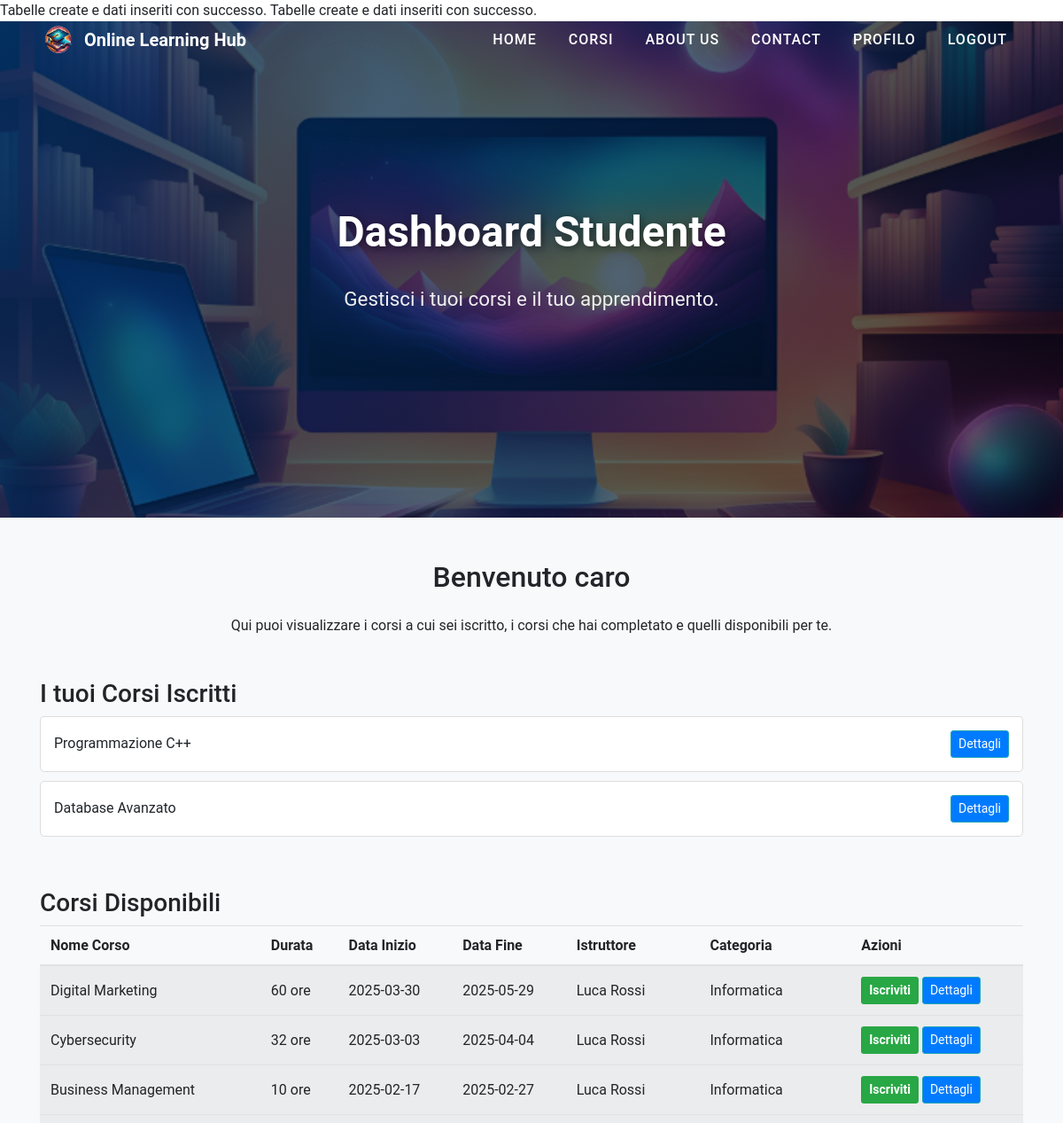
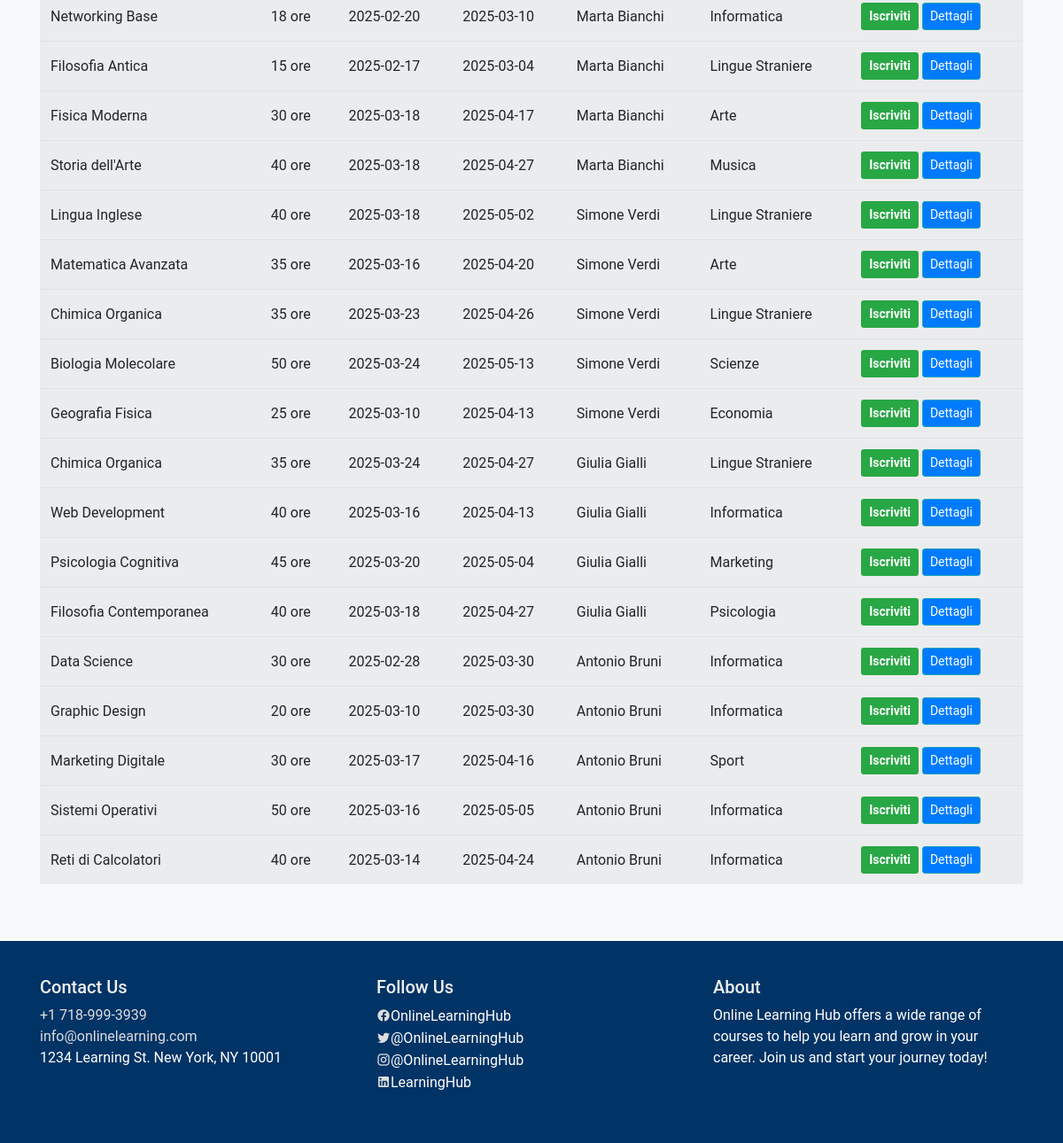
The app's page /studenti/studentDashboard.php (signed in) with its own data (2 pictures, top to bottom).
### tables this page shows
CREATE TABLE IF NOT EXISTS `corso` (
    `IdCorso` int AUTO_INCREMENT PRIMARY KEY,
    `Nome` varchar(100) DEFAULT NULL,
    `Durata` int DEFAULT NULL,
    `DataInizio` date DEFAULT NULL,
    `IdIstruttore` int DEFAULT NULL,
    `IdCategoria` int DEFAULT NULL,
    `DataFine` date DEFAULT NULL,
    `Idamministratore` int NOT NULL
);

CREATE TABLE IF NOT EXISTS `istruttore` (
    `IdIstruttore` int AUTO_INCREMENT PRIMARY KEY,
    `Nome` varchar(100) DEFAULT NULL,
    `Cognome` varchar(100) DEFAULT NULL,
    `Telefono` varchar(15) DEFAULT NULL,
    `Email` varchar(100) DEFAULT NULL,
    `Password` varchar(255) DEFAULT NULL,
    `Specializzazione` varchar(100) DEFAULT NULL
);

CREATE TABLE IF NOT EXISTS `categoria` (
    `IdCategoria` int AUTO_INCREMENT PRIMARY KEY,
    `NomeCategoria` varchar(100) NOT NULL
);

### studenti/studentDashboard.php (the view, shortened to what this page needs)
<?php
include('../config.php');
include('../pages/navbar.php');
$userId = $_SESSION['user_id'];
$sqlEnrolledIds = "
    SELECT c.IdCorso
    FROM corso c
    JOIN iscrizione isc ON c.IdCorso = isc.IdCorso
    WHERE isc.IdStudente = :userId
";
$stmtEnrolledIds = $pdo->prepare($sqlEnrolledIds);
$stmtEnrolledIds->bindParam(':userId', $userId);
$stmtEnrolledIds->execute();
$coursesEnrolledIds = $stmtEnrolledIds->fetchAll(PDO::FETCH_COLUMN);
$sql = "
    SELECT c.Nome AS corso_nome, c.Durata, c.DataInizio, c.DataFine, c.IdIstruttore,
           ist.Nome AS istruttore_nome, ist.Cognome AS istruttore_cognome, cat.NomeCategoria
    FROM corso c
    JOIN iscrizione isc ON c.IdCorso = isc.IdCorso
    JOIN istruttore ist ON c.IdIstruttore = ist.IdIstruttore
    JOIN categoria cat ON c.IdCategoria = cat.IdCategoria
    WHERE isc.IdStudente = :userId
";
$stmt = $pdo->prepare($sql);
$stmt->bindParam(':userId', $userId);
$stmt->execute();
$coursesEnrolled = $stmt->fetchAll(PDO::FETCH_ASSOC);
$coursesAvailable = [];
if (count($coursesEnrolledIds) > 0) {
    $sqlAvailable = "
    SELECT c.IdCorso AS corso_id, c.Nome AS corso_nome, c.Durata, c.DataInizio, c.DataFine, c.IdIstruttore,
           ist.Nome AS istruttore_nome, ist.Cognome AS istruttore_cognome, cat.NomeCategoria
    FROM corso c
    JOIN istruttore ist ON c.IdIstruttore = ist.IdIstruttore
    JOIN categoria cat ON c.IdCategoria = cat.IdCategoria
    WHERE c.DataInizio > CURDATE()
    AND c.IdCorso NOT IN (" . implode(',', array_fill(0, count($coursesEnrolledIds), '?')) . ")
    ";
    $stmtAvailable = $pdo->prepare($sqlAvailable);
    $stmtAvailable->execute($coursesEnrolledIds);
    $coursesAvailable = $stmtAvailable->fetchAll(PDO::FETCH_ASSOC);
}
?>
<!DOCTYPE html>
<html lang="it">
<head>
    <link href="https://stackpath.bootstrapcdn.com/bootstrap/4.5.2/css/bootstrap.min.css" rel="stylesheet">
    <link rel="stylesheet" href="../style.css">
</head>
<body>
    <header class="header-bg">
        <div class="overlay"></div>
        <div class="container text-center text-white d-flex align-items-center justify-content-center flex-column">
            <h1 class="hero-title">Dashboard Studente</h1>
            <p class="hero-subtext">Gestisci i tuoi corsi e il tuo apprendimento.</p>
        </div>
    </header>
    <section class="section py-5 bg-light">
        <div class="container">
            <h2 class="text-center mb-4">Benvenuto caro</h2>
            <p class="text-center mb-5">Qui puoi visualizzare i corsi a cui sei iscritto, i corsi che hai completato e quelli disponibili per te.</p>
            <div class="row mb-5">
                <div class="col-md-12">
                    <h3>I tuoi Corsi Iscritti</h3>
                    <div class="list-group">
                        <?php foreach ($coursesEnrolled as $course): ?>
                            <div class="list-group-item d-flex justify-content-between align-items-center">
                                <div class="d-flex justify-content-between w-100">
                                    <span><?php echo htmlspecialchars($course['corso_nome']); ?></span>
                                </div>
                                <button class="btn btn-info btn-sm" onclick="toggleDetails('<?php echo str_replace(' ', '', $course['corso_nome']); ?>Details')">Dettagli</button>
                            </div>
                        <?php endforeach; ?>
                    </div>
                </div>
            </div>
            <div class="row">
                <div class="col-md-12">
                    <h3>Corsi Disponibili</h3>
                    <table class="table table-striped">
                        <thead>
                            <tr>
                                <th>Nome Corso</th>
                                <th>Durata</th>
                                <th>Data Inizio</th>
                                <th>Data Fine</th>
                                <th>Istruttore</th>
                                <th>Categoria</th>
                                <th>Azioni</th>
                            </tr>
                        </thead>
                        <tbody>
                            <?php foreach ($coursesAvailable as $course): ?>
                                <tr>
                                    <td><?php echo htmlspecialchars($course['corso_nome']); ?></td>
                                    <td><?php echo htmlspecialchars($course['Durata']); ?> ore</td>
                                    <td><?php echo htmlspecialchars($course['DataInizio']); ?></td>
                                    <td><?php echo htmlspecialchars($course['DataFine']); ?></td>
                                    <td><?php echo htmlspecialchars($course['istruttore_nome']) . ' ' . htmlspecialchars($course['istruttore_cognome']); ?></td>
                                    <td><?php echo htmlspecialchars($course['NomeCategoria']); ?></td>
                                    <td>
                                    <a href="javascript:void(0);" class="btn btn-subscribe btn-sm" onclick="redirectToCourse(<?php echo htmlspecialchars($course['corso_id']); ?>)">Iscriviti</a>
                                        <button class="btn btn-info btn-sm" onclick="toggleDetails('<?php echo str_replace(' ', '', $course['corso_nome']); ?>Details')">Dettagli</button>
                                    </td>
                                </tr>
                            <?php endforeach; ?>
                        </tbody>
                    </table>
                </div>
            </div>
        </div>
    </section>
    <?php include('../templates/template_footer.php'); ?>
</body>
</html>

### style.css (style rules this page uses)
body { font-family: 'Roboto', sans-serif; margin: 0; padding: 0; }
.header-bg { background-image: url('resources/images/header-bg.jpg'); background-size: cover; background-position: center; height: 60vh; display: flex; justify-content: center; align-items: center; color: white; position: relative; }
.hero-subtext { font-size: 1.2rem; margin-top: 15px; }
.header-bg { position: relative; background-image: url('resources/image/sfondoHeader.png'); background-size: cover; background-position: center; height: 70vh; display: flex; align-items: center; justify-content: center; text-align: center; color: white; }
.header-bg .overlay { position: absolute; top: 0; left: 0; width: 100%; height: 100%; background: linear-gradient(135deg, rgba(0, 51, 102, 0.8), rgba(0, 0, 0, 0.6)); z-index: 1; }
.container { z-index: 2; }
.hero-title { font-size: 3rem; font-weight: 700; text-shadow: 2px 2px 10px rgba(0, 0, 0, 0.5); margin-bottom: 15px; }
.hero-subtext { font-size: 1.4rem; margin-bottom: 20px; color: #f0f0f0; }

### studenti/studentDashboard.php (style rules this page uses)
.list-group-item { display: flex; justify-content: space-between; align-items: center; padding: 15px; border-radius: 5px; margin-bottom: 10px; border: 1px solid #ddd; }
.list-group-item .btn-info { margin-left: 10px; }
.table th, .table td { vertical-align: middle; text-align: left; }
.btn-subscribe { background-color: #28a745; color: white; font-weight: bold; }
.btn-info { background-color: #007bff; color: white; }

### records on screen
corso: Nome "Programmazione C++"
corso: Nome "Database Avanzato"
corso: Nome "Digital Marketing", Durata "60", DataInizio "2025-03-30", DataFine "2025-05-29", IdIstruttore.Nome "Luca", IdIstruttore.Cognome "Rossi", IdCategoria.NomeCategoria "Informatica"
corso: Nome "Cybersecurity", Durata "32", DataInizio "2025-03-03", DataFine "2025-04-04", IdIstruttore.Nome "Luca", IdIstruttore.Cognome "Rossi", IdCategoria.NomeCategoria "Informatica"
corso: Nome "Business Management", Durata "10", DataInizio "2025-02-17", DataFine "2025-02-27", IdIstruttore.Nome "Luca", IdIstruttore.Cognome "Rossi", IdCategoria.NomeCategoria "Informatica"
corso: Nome "Networking Base", Durata "18", DataInizio "2025-02-20", DataFine "2025-03-10", IdIstruttore.Nome "Marta", IdIstruttore.Cognome "Bianchi", IdCategoria.NomeCategoria "Informatica"
corso: Nome "Filosofia Antica", Durata "15", DataInizio "2025-02-17", DataFine "2025-03-04", IdIstruttore.Nome "Marta", IdIstruttore.Cognome "Bianchi", IdCategoria.NomeCategoria "Lingue Straniere"
corso: Nome "Fisica Moderna", Durata "30", DataInizio "2025-03-18", DataFine "2025-04-17", IdIstruttore.Nome "Marta", IdIstruttore.Cognome "Bianchi", IdCategoria.NomeCategoria "Arte"
corso: Nome "Storia dell'Arte", Durata "40", DataInizio "2025-03-18", DataFine "2025-04-27", IdIstruttore.Nome "Marta", IdIstruttore.Cognome "Bianchi", IdCategoria.NomeCategoria "Musica"
corso: Nome "Lingua Inglese", Durata "40", DataInizio "2025-03-18", DataFine "2025-05-02", IdIstruttore.Nome "Simone", IdIstruttore.Cognome "Verdi", IdCategoria.NomeCategoria "Lingue Straniere"
corso: Nome "Matematica Avanzata", Durata "35", DataInizio "2025-03-16", DataFine "2025-04-20", IdIstruttore.Nome "Simone", IdIstruttore.Cognome "Verdi", IdCategoria.NomeCategoria "Arte"
corso: Nome "Chimica Organica", Durata "35", DataInizio "2025-03-23", DataFine "2025-04-26", IdIstruttore.Nome "Simone", IdIstruttore.Cognome "Verdi", IdCategoria.NomeCategoria "Lingue Straniere"
corso: Nome "Biologia Molecolare", Durata "50", DataInizio "2025-03-24", DataFine "2025-05-13", IdIstruttore.Nome "Simone", IdIstruttore.Cognome "Verdi", IdCategoria.NomeCategoria "Scienze"
corso: Nome "Geografia Fisica", Durata "25", DataInizio "2025-03-10", DataFine "2025-04-13", IdIstruttore.Nome "Simone", IdIstruttore.Cognome "Verdi", IdCategoria.NomeCategoria "Economia"
corso: Nome "Chimica Organica", Durata "35", DataInizio "2025-03-24", DataFine "2025-04-27", IdIstruttore.Nome "Giulia", IdIstruttore.Cognome "Gialli", IdCategoria.NomeCategoria "Lingue Straniere"
corso: Nome "Web Development", Durata "40", DataInizio "2025-03-16", DataFine "2025-04-13", IdIstruttore.Nome "Giulia", IdIstruttore.Cognome "Gialli", IdCategoria.NomeCategoria "Informatica"
corso: Nome "Psicologia Cognitiva", Durata "45", DataInizio "2025-03-20", DataFine "2025-05-04", IdIstruttore.Nome "Giulia", IdIstruttore.Cognome "Gialli", IdCategoria.NomeCategoria "Marketing"
corso: Nome "Filosofia Contemporanea", Durata "40", DataInizio "2025-03-18", DataFine "2025-04-27", IdIstruttore.Nome "Giulia", IdIstruttore.Cognome "Gialli", IdCategoria.NomeCategoria "Psicologia"
corso: Nome "Data Science", Durata "30", DataInizio "2025-02-28", DataFine "2025-03-30", IdIstruttore.Nome "Antonio", IdIstruttore.Cognome "Bruni", IdCategoria.NomeCategoria "Informatica"
corso: Nome "Graphic Design", Durata "20", DataInizio "2025-03-10", DataFine "2025-03-30", IdIstruttore.Nome "Antonio", IdIstruttore.Cognome "Bruni", IdCategoria.NomeCategoria "Informatica"
corso: Nome "Marketing Digitale", Durata "30", DataInizio "2025-03-17", DataFine "2025-04-16", IdIstruttore.Nome "Antonio", IdIstruttore.Cognome "Bruni", IdCategoria.NomeCategoria "Sport"
corso: Nome "Sistemi Operativi", Durata "50", DataInizio "2025-03-16", DataFine "2025-05-05", IdIstruttore.Nome "Antonio", IdIstruttore.Cognome "Bruni", IdCategoria.NomeCategoria "Informatica"
corso: Nome "Reti di Calcolatori", Durata "40", DataInizio "2025-03-14", DataFine "2025-04-24", IdIstruttore.Nome "Antonio", IdIstruttore.Cognome "Bruni", IdCategoria.NomeCategoria "Informatica"
